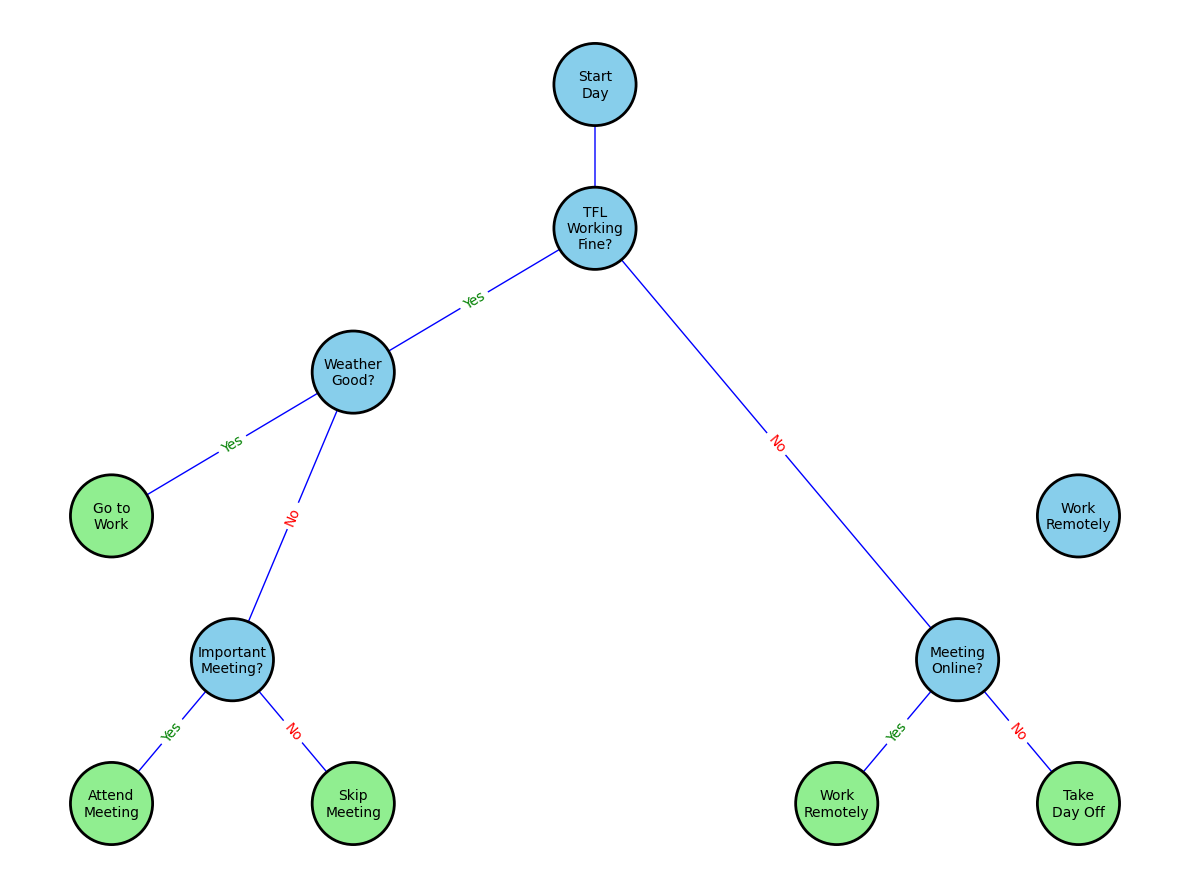

Here is the Python script that generated this plot:
# Full corrected code to generate a more complex and visually appealing flowchart resembling a binary tree

import matplotlib.pyplot as plt
import networkx as nx

# Initialize the directed graph
G = nx.DiGraph()

# Nodes with additional decisions, excluding "End Day" and highlighting final decisions in green
# Define a corrected set of nodes with "Go to Work" highlighted and without an unconnected "Work Remotely"
nodes = {
    "Start": {"pos": (2, 8), "label": "Start\nDay"},
    "TFL Working?": {"pos": (2, 7), "label": "TFL\nWorking\nFine?"},
    "Weather Good?": {"pos": (1, 6), "label": "Weather\nGood?"},
    "Go to Work": {"pos": (0, 5), "label": "Go to\nWork", "color": "lightgreen"},  # Highlighted
    "Stay Home": {"pos": (4, 5), "label": "Work\nRemotely", "color": "skyblue"},  # Corrected to ensure it's connected
    "Important Meeting?": {"pos": (0.5, 4), "label": "Important\nMeeting?"},
    "Meeting Online?": {"pos": (3.5, 4), "label": "Meeting\nOnline?"},
    "Attend Meeting": {"pos": (0, 3), "label": "Attend\nMeeting", "color": "lightgreen"},
    "Skip Meeting": {"pos": (1, 3), "label": "Skip\nMeeting", "color": "lightgreen"},
    "Work Remotely": {"pos": (3, 3), "label": "Work\nRemotely", "color": "lightgreen"},  #
    "Take Day Off": {"pos": (4, 3), "label": "Take\nDay Off", "color": "lightgreen"},
}

# Re-adding nodes with corrected attributes
for node, info in nodes.items():
    G.add_node(node, pos=info["pos"], label=info["label"], color=info.get("color", "skyblue"))


# Define edges with decisions
edges = [
    ("Start", "TFL Working?"),
    ("TFL Working?", "Weather Good?", "Yes"),
    ("Weather Good?", "Go to Work", "Yes"),
    ("Weather Good?", "Important Meeting?", "No"),
    ("TFL Working?", "Meeting Online?", "No"),
    ("Important Meeting?", "Attend Meeting", "Yes"),
    ("Important Meeting?", "Skip Meeting", "No"),
    ("Meeting Online?", "Work Remotely", "Yes"),
    ("Meeting Online?", "Take Day Off", "No"),
]

# Add edges to the graph
for edge in edges:
    G.add_edge(*edge[:2], label=edge[2] if len(edge) > 2 else "")


# Set positions
pos = nx.get_node_attributes(G, 'pos')
labels = nx.get_node_attributes(G, 'label')
edge_labels = nx.get_edge_attributes(G, 'label')

# Drawing the flowchart
plt.figure(figsize=(12, 9))

# Drawing nodes with specific colors
node_colors = [G.nodes[node]["color"] for node in G.nodes()]
nx.draw_networkx_nodes(G, pos, node_size=3500, node_color=node_colors, edgecolors="black", linewidths=2)

# Labels with normal font weight
nx.draw_networkx_labels(G, pos, labels=labels, font_size=10)

# Drawing edges
nx.draw_networkx_edges(G, pos, edge_color="blue", arrowstyle="-|>", arrowsize=20)

# Drawing edge labels with green for "Yes" and red for "No"
edge_labels = nx.get_edge_attributes(G, 'label')
for edge, label in edge_labels.items():
    label_color = "green" if label == "Yes" else "red"
    nx.draw_networkx_edge_labels(G, pos, edge_labels={(edge[0], edge[1]): label}, font_color=label_color)

plt.axis('off')
plt.tight_layout()
plt.show()
